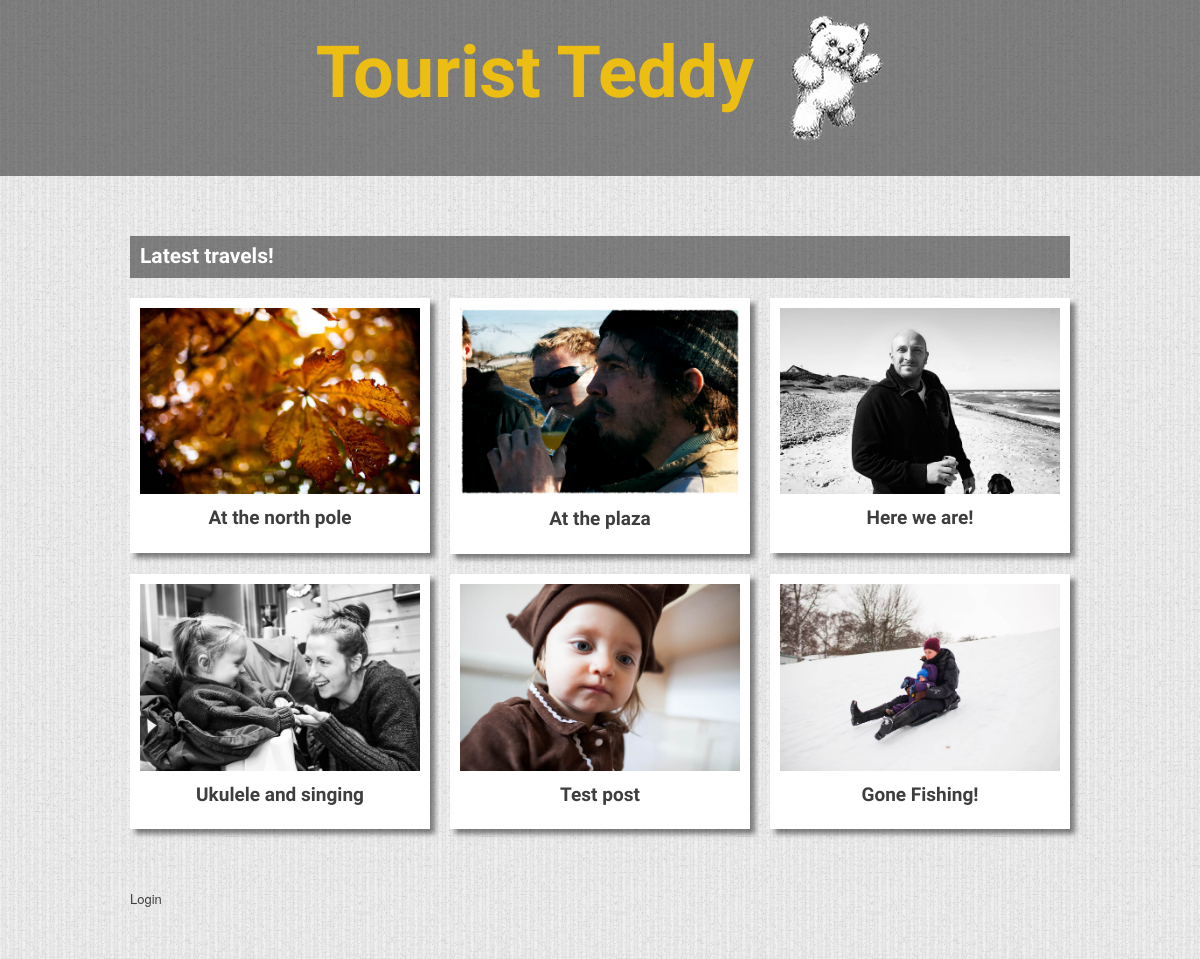
The page / on the database its author committed.
### teddys/models.py (models this page shows, shortened)
class Post(models.Model):
	title = models.CharField(max_length=200)
	description = models.TextField()
	picture = models.ImageField(upload_to='posts', max_length=100)
	latitude = models.DecimalField(max_digits=9, decimal_places=6)
	longitude = models.DecimalField(max_digits=9, decimal_places=6)
	teddy = models.ForeignKey(Teddy)
	user = models.ForeignKey(User)

### touristteddy/views.py (the view)
# urls.py: url(r'^$', views.index, name='index'),
def index(request):
	teddys = Teddy.objects.all()
	posts = Post.objects.all()
	template = loader.get_template('index.html')
	return HttpResponse(template.render(RequestContext(request, {
		'teddys': teddys,
		'posts': posts,
		})))

### templates/index.html (shortened to what this page needs)
{% extends "base_generic.html" %}
{% block content %}
	{% if posts %}
		<div class="grid_12 fpteddy">
				<h3>Latest travels!</h3>
			</div>
			{% for post in posts %}
				<div class="grid_4">
					<div class="fppost"><a href="/teddys/{{ post.teddy.id }}/posts/{{ post.id }}/">
						<img src="{{ post.picture.url }}" alt="{{ post.title }}" />
						<h4>{{ post.title }}</h4></a>
					</div>
				</div>
			{% endfor %}
	{% endif %}
		<div class="grid_12 fpteddy">
	<a href="{% url touristteddy.views.login_user %}?next={{request.path}}">Login</a></div>
{% endblock content %}

### static/css/text.css (style rules this page uses)
body { font:13px/1.5 'Helvetica Neue',Arial,'Liberation Sans',FreeSans,sans-serif }
h3 { font-size:21px }
h4 { font-size:19px }
p,dl,hr,h1,h2,h3,h4,h5,h6,ol,ul,pre,table,address,fieldset,figure { margin-bottom:20px }

### static/css/960.css (style rules this page uses)
body { min-width:960px }
.grid_1,.grid_2,.grid_3,.grid_4,.grid_5,.grid_6,.grid_7,.grid_8,.grid_9,.grid_10,.grid_11,.grid_12,.grid_13,.grid_14,.grid_15,.grid_16 { display:inline;float:left;margin-left:10px;margin-right:10px }
.container_12 .grid_12,.container_16 .grid_16 { width:940px }
.container_12 .grid_4 { width:300px }

### static/css/touristteddy.css (style rules this page uses)
body { background-image:url('/static/images/textured_stripes.png'); background-repeat:repeat; color: #3F3E3E; }
h1, h2, h3, h4 { font-family: 'Happy Monkey', cursive; }
a { color: #3F3E3E; text-decoration: none; }
.fpteddy { margin-top: 40px; }
.fpteddy h3 { color: #fff; background-color: rgba(21,20,20,0.5); padding: 5px 10px; text-align: left; }
.fppost { padding: 10px; background-color: #fff;-webkit-box-shadow: 5px 5px 5px 0px rgba(12, 12, 12, 0.5); box-shadow: 5px 5px 5px 0px rgba(12, 12, 12, 0.5); margin-bottom: 20px; }
.fppost h4 { text-align: center; padding: 10px 0;margin: 0; }
.fppost img { text-align: left; width: 280px; }

### rows shown on the page
Post: picture (picture), title "At the north pole"
Post: picture (picture), title "At the plaza"
Post: picture (picture), title "Here we are!"
Post: picture (picture), title "Ukulele and singing"
Post: picture (picture), title "Test post"
Post: picture (picture), title "Gone Fishing!"
